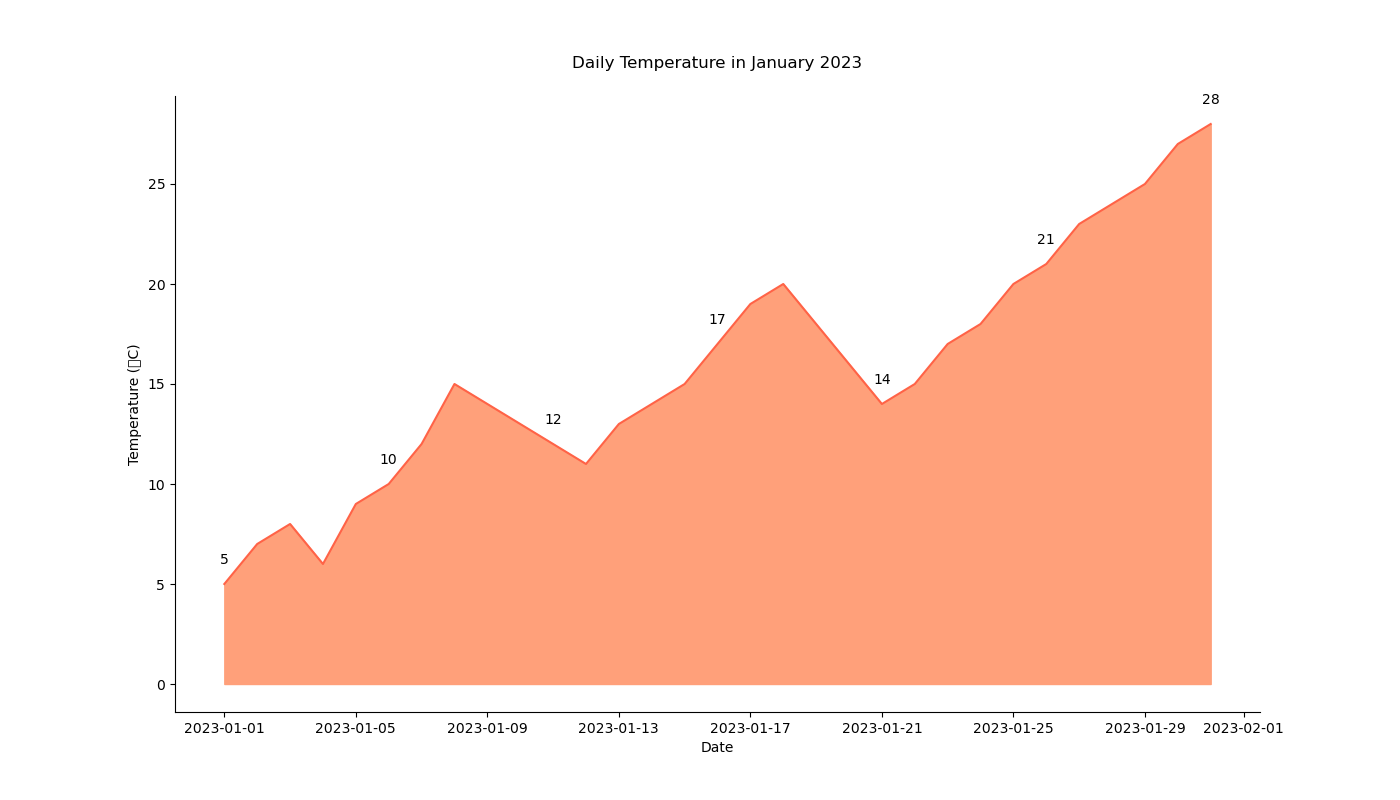

Generate this figure with Python:

import seaborn as sns
import pandas as pd
import matplotlib.pyplot as plt

# Data
data = {
    'Date': pd.date_range(start='2023-01-01', periods=31, freq='D'),
    'Temperature': [
        5, 7, 8, 6, 9, 10, 12, 15, 14, 13,
        12, 11, 13, 14, 15, 17, 19, 20, 18, 16,
        14, 15, 17, 18, 20, 21, 23, 24, 25, 27, 28
    ]
}

df = pd.DataFrame(data)

# Visualization
plt.figure(figsize=(14, 8))
area_chart = sns.lineplot(data=df, x='Date', y='Temperature', color="#ff6347")
plt.fill_between(data['Date'], data['Temperature'], color="#ffa07a")

# Annotation
for index in range(0, df.shape[0], 5):
    date = df.iloc[index]['Date']
    temperature = df.iloc[index]['Temperature']
    plt.text(date, temperature + 1, str(temperature), ha='center')

# Customization
plt.title('Daily Temperature in January 2023', pad=20)
plt.xlabel('Date')
plt.ylabel('Temperature (°C)')
sns.despine()

# Show the plot
plt.show()
